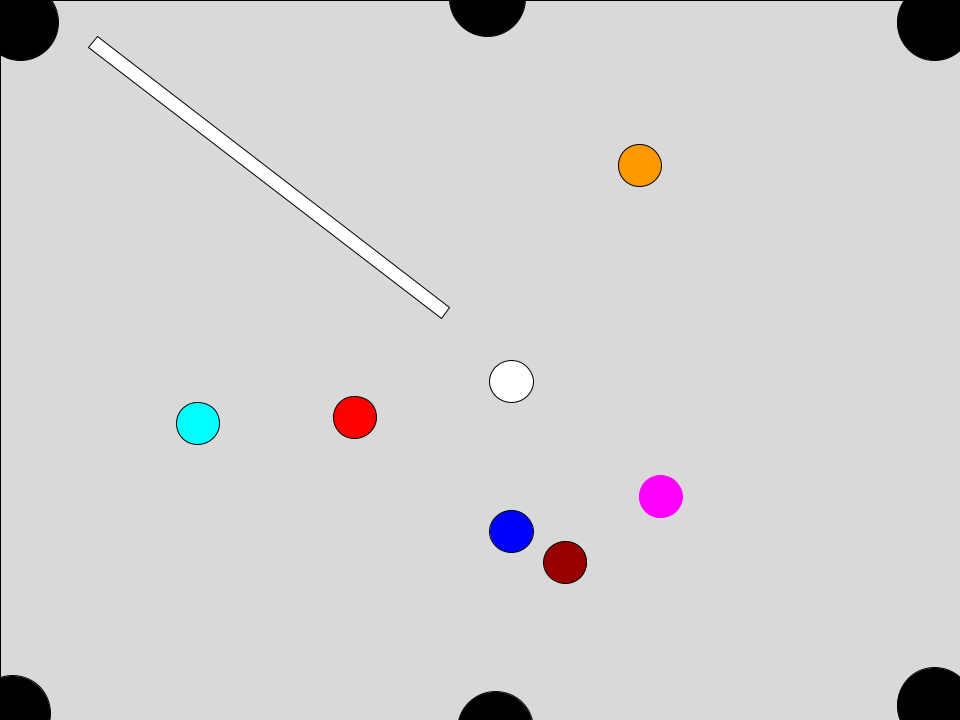
#> input picture sample6.png, 960 x 720 px, found by its file name
$ python mapper.py
#> lines starting #> are read from the running program, lines starting #| are printed output that depends on the picture; after the words box and inside, x2 and y2 are one past the last pixel; in counts of white or black regions, pixels touching at a corner belong together
import cv2
import numpy as np
import math


# [12 lines left out: function line_intersection, not called in this run]
image_path = '/Users/alexbenny/Downloads/poolproject/SAMPLE6.png'

# Load the image
image = cv2.imread(image_path)
#> image is the input picture: shape (720, 960, 3); mean B, G, R 210.6, 209.8, 210.9
clean_image = image.copy()

# Convert the image to grayscale
gray = cv2.cvtColor(image, cv2.COLOR_BGR2GRAY)

# Threshold the image to get a binary image
ret, thresh = cv2.threshold(gray, 230, 255, cv2.THRESH_BINARY)
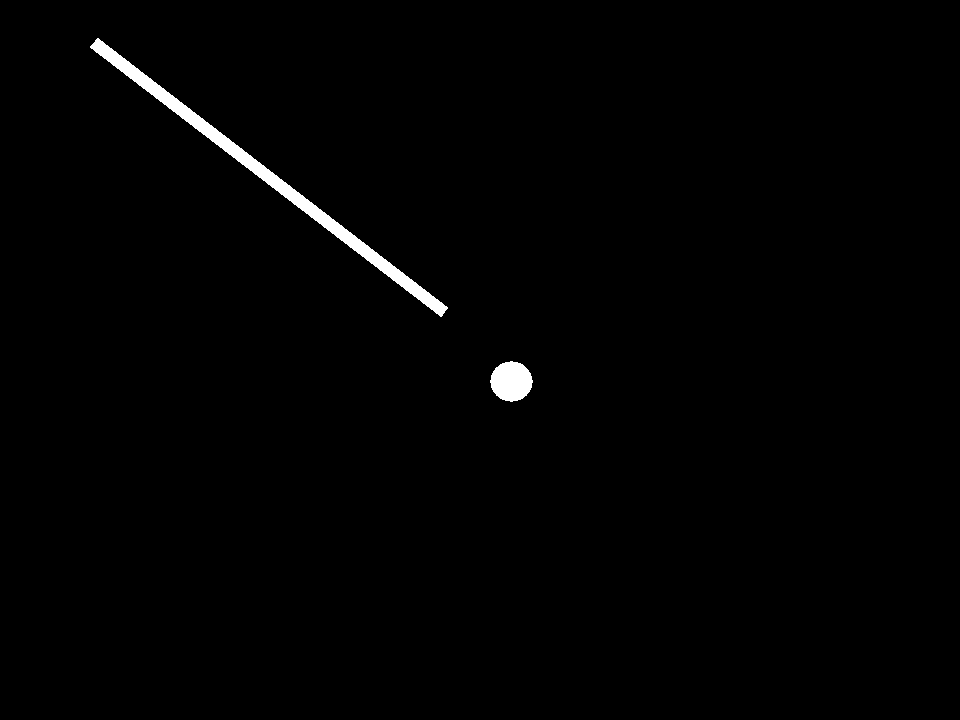
#> thresh: shape (720, 960); 0.97% white; 2 white regions

# Find contours
contours, hierarchy = cv2.findContours(thresh, cv2.RETR_EXTERNAL, cv2.CHAIN_APPROX_SIMPLE)
#> contours = 2 contours; box (x1, y1, x2, y2) and area: (90, 38, 448, 317) 5002, (490, 361, 533, 402) 1262

# Find the largest contour
largest_contour = max(contours, key=cv2.contourArea)
#> largest_contour = contour of 336 points, box (x1, y1, x2, y2) (90, 38, 448, 317), area 5002
cv2.drawContours(image, [largest_contour], -1, (0, 255, 0), 3)

# Find the second largest contour
contours = [cnt for cnt in contours if not np.array_equal(cnt, largest_contour)]
#> contours = 1 contour; box (x1, y1, x2, y2) and area: (490, 361, 533, 402) 1262
second_largest_contour = max(contours, key=cv2.contourArea)
#> second_largest_contour = contour of 66 points, box (x1, y1, x2, y2) (490, 361, 533, 402), area 1262
cv2.drawContours(image, [second_largest_contour], -1, (255, 0, 0), 3)
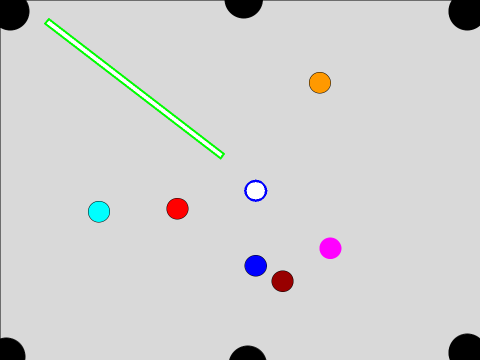
#> image: shape (720, 960, 3) (shown at 1/2 size); mean B, G, R 209.6, 210, 209.7

# Find the part of the second largest contour that is closest to the largest contour
closest_distance = float('inf')
closest_point = None
for point in second_largest_contour:
    distance = np.sqrt((largest_contour[0][0][0] - point[0][0]) ** 2 + (largest_contour[0][0][1] - point[0][1]) ** 2)
    if distance < closest_distance:
        closest_distance = distance
        closest_point = point[0]
#> this loop made 66 passes
#> (distance, closest_distance, closest_point) on passes 1 to 8: (524.3, 524.3, [510, 361]), (524.1, 524.1, [509, 362]), (521, 521, [505, 362]), (520.8, 520.8, [504, 363]), (519.3, 519.3, [502, 363]), (519.1, 519.1, [501, 364]), (518.3, 518.3, [500, 364]), (517.9, 517.9, [497, 367])
#> after the loop, closest_distance = 517

# Draw a dot at the closest point
cv2.circle(image, (closest_point[0], closest_point[1]), 5, (255, 0, 0), -1)
#> image: shape (720, 960, 3); 0.01% of pixels changed, all inside (x1, y1, x2, y2) = (490, 363, 501, 374)

# Draw a line from the center of the second largest contour to the closest point
M = cv2.moments(second_largest_contour)
#> M = moments, m00 1262.5, centre m10/m00, m01/m00 = (511, 381)
cX = int(M["m10"] / M["m00"])
#> cX = 510
cY = int(M["m01"] / M["m00"])
#> cY = 381
cv2.line(image, (cX, cY), (closest_point[0], closest_point[1]), (128, 0, 128), 2)
#> image: shape (720, 960, 3); mean B, G, R 209.6, 210, 209.7

color_to_detect = [255, 0, 255]

# Create a mask for the desired color
mask = np.all(image == color_to_detect, axis=-1)
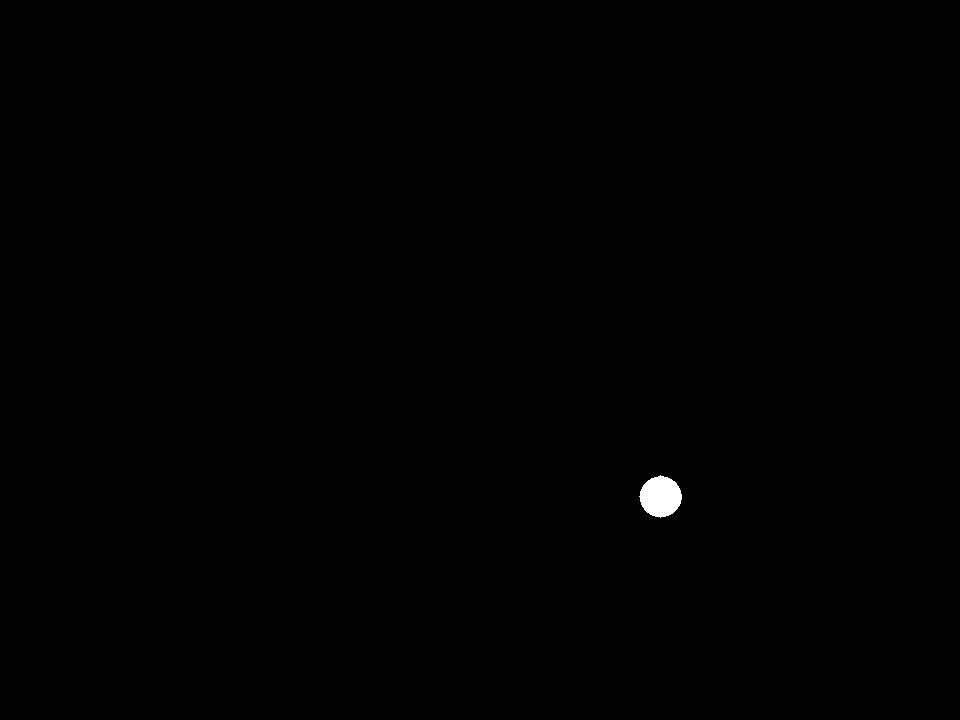
#> mask: shape (720, 960) bool; 0.2% white; 1 white region

# Find contours of the mask
contours, _ = cv2.findContours(mask.astype(np.uint8), cv2.RETR_EXTERNAL, cv2.CHAIN_APPROX_SIMPLE)
#> contours = 1 contour; box (x1, y1, x2, y2) and area: (639, 475, 682, 518) 1292

# Draw the contours This contour is called the resultContour
resultContour = contours[0]
#> resultContour = contour of 69 points, box (x1, y1, x2, y2) (639, 475, 682, 518), area 1292
cv2.drawContours(image, contours, -1, (0, 255, 0), 3)

# Find the minimum area rectangle that encloses the largest contour
rect = cv2.minAreaRect(largest_contour)
#> rect = ((268.7, 177), (12.38, 443), -52.43)
box = cv2.boxPoints(rect)
#> box = [[440.5, 317], [89.33, 46.87], [96.88, 37.06], [448, 307.2]]
box = np.int0(box)
#> box = [[440, 316], [89, 46], [96, 37], [448, 307]]


# Update the box points based on the closest point
new_box = np.array([box[0], box[1], closest_point, box[3]])
#> new_box = [[440, 316], [89, 46], [495, 368], [448, 307]]

# Draw the modified rectangle on the image
cv2.drawContours(image, [new_box], 0, (0, 0, 255), 2)
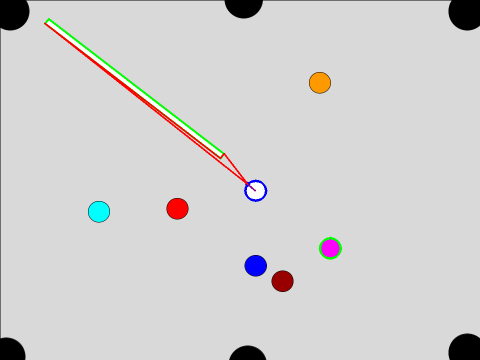
#> image: shape (720, 960, 3) (shown at 1/2 size); mean B, G, R 209, 209.1, 210.2

cv2.line(image, (closest_point[0], closest_point[1]), (cX, cY), (255, 255, 204), 2)
#> image: shape (720, 960, 3); 0.01% of pixels changed, all inside (x1, y1, x2, y2) = (494, 367, 512, 383)

# Get the image dimensions
image_height, image_width, _ = image.shape

resulting_contour_mask = np.zeros_like(gray)
cv2.drawContours(resulting_contour_mask, contours, -1, 255, thickness=cv2.FILLED)
#> resulting_contour_mask: shape (720, 960); 0.2% white; 1 white region, box (x1, y1, x2, y2) and area: (639, 475, 682, 518) 1350

# Draw a line that extends from the center to the bounds
if cX != closest_point[0]:
    m = (cY - closest_point[1]) / (cX - closest_point[0])  # Calculate slope
#> m = 0.867
    if cX > closest_point[0]:
        for i in range(cX, image_width - 1):
            current_x = i
            current_y = int(cY + m * (current_x - cX))
            if resulting_contour_mask[current_y, current_x] == 255:
                break
            cv2.line(image, (current_x, current_y), (cX, cY), (69, 129, 142), 2)
#> this loop made 131 passes
#> current_y on passes 1 to 8: 381, 381, 382, 383, 384, 385, 386, 387
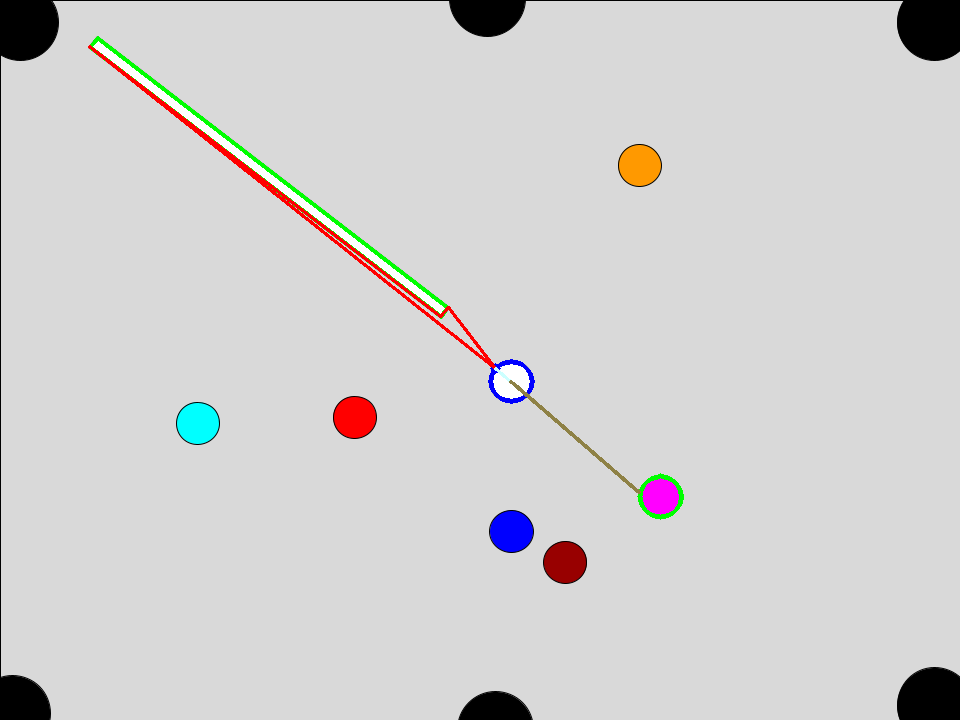
#> image: shape (720, 960, 3); mean B, G, R 208.8, 209.1, 210.1
    else:
        for i in range(cX, 0, -1):
            current_x = i
            current_y = int(cY - m * (cX - current_x))
            if resulting_contour_mask[current_y, current_x] == 255:
                break
            cv2.line(image, (current_x, current_y), (cX, cY), (69, 129, 142), 2)
else:
    if cY > closest_point[1]:
        for i in range(cY, image_height - 1):
            current_y = i
            if resulting_contour_mask[current_y, cX] == 255:
                break
            cv2.line(image, (cX, current_y), (cX, cY), (69, 129, 142), 2)

area = cv2.contourArea(second_largest_contour)
#> area = 1262.5
radius = math.sqrt(area / math.pi)
#> radius = 20.05

# Calculate the coordinates for the trailing dot
end_x, end_y = current_x, current_y  # Replace with the actual end coordinates of the line
#> end_x = 640; end_y = 493

if end_x != cX:
    m_inverse = (end_y - cY) / (end_x - cX)  # Calculate inverse slope
#> m_inverse = 0.862
    if end_x > cX:
        back_x = end_x - int(radius / math.sqrt(1 + m_inverse**2))
#> back_x = 625
    else:
        back_x = end_x + int(radius / math.sqrt(1 + m_inverse**2))
    back_y = int(cY + m_inverse * (back_x - cX))
#> back_y = 480
else:
    if end_y > cY:
        back_y = end_y - radius
    else:
        back_y = end_y + radius
    back_x = cX

cv2.circle(image, (back_x, back_y), 5, (255, 0, 0), -1)
#> image: shape (720, 960, 3); 0.01% of pixels changed, all inside (x1, y1, x2, y2) = (620, 475, 631, 486)

area = cv2.contourArea(second_largest_contour)
radius = math.sqrt(area / math.pi)

# Calculate the coordinates for the trailing dot
end_x, end_y = current_x, current_y  # Replace with the actual end coordinates of the line

if end_x != cX:
    m_inverse = (end_y - cY) / (end_x - cX)  # Calculate inverse slope
    if end_x > cX:
        back_x = end_x - int(radius / math.sqrt(1 + m_inverse**2))
    else:
        back_x = end_x + int(radius / math.sqrt(1 + m_inverse**2))
    back_y = int(cY + m_inverse * (back_x - cX))
else:
    if end_y > cY:
        back_y = end_y - radius
    else:
        back_y = end_y + radius
    back_x = cX

cv2.circle(image, (back_x, back_y), 5, (255, 0, 255), -1)
#> image: shape (720, 960, 3); mean B, G, R 208.8, 209, 210.1

# Calculate the slope of the line passing through the trailing dot and the center of the resultContour
result_contour_center = cv2.moments(resultContour)
#> result_contour_center = moments, m00 1291.5, centre m10/m00, m01/m00 = (660.2, 496.3)
result_cX = int(result_contour_center["m10"] / result_contour_center["m00"])
#> result_cX = 660
result_cY = int(result_contour_center["m01"] / result_contour_center["m00"])
#> result_cY = 496

if result_cX != back_x:
    m_result = (result_cY - back_y) / (result_cX - back_x)  # Calculate slope
#> m_result = 0.457
    if result_cX > back_x:
        extended_line_end_x = image_width - 1
        extended_line_end_y = int(back_y + m_result * (extended_line_end_x - back_x))
#> extended_line_end_y = 632
    else:
        extended_line_end_x = 0
        extended_line_end_y = int(back_y - m_result * (back_x - extended_line_end_x))
else:
    extended_line_end_x = back_x
    if result_cY > back_y:
        extended_line_end_y = image_height - 1
    else:
        extended_line_end_y = 0

#image = clean_image
cv2.line(image, (extended_line_end_x, extended_line_end_y), (back_x, back_y), (0, 255, 255), 2)
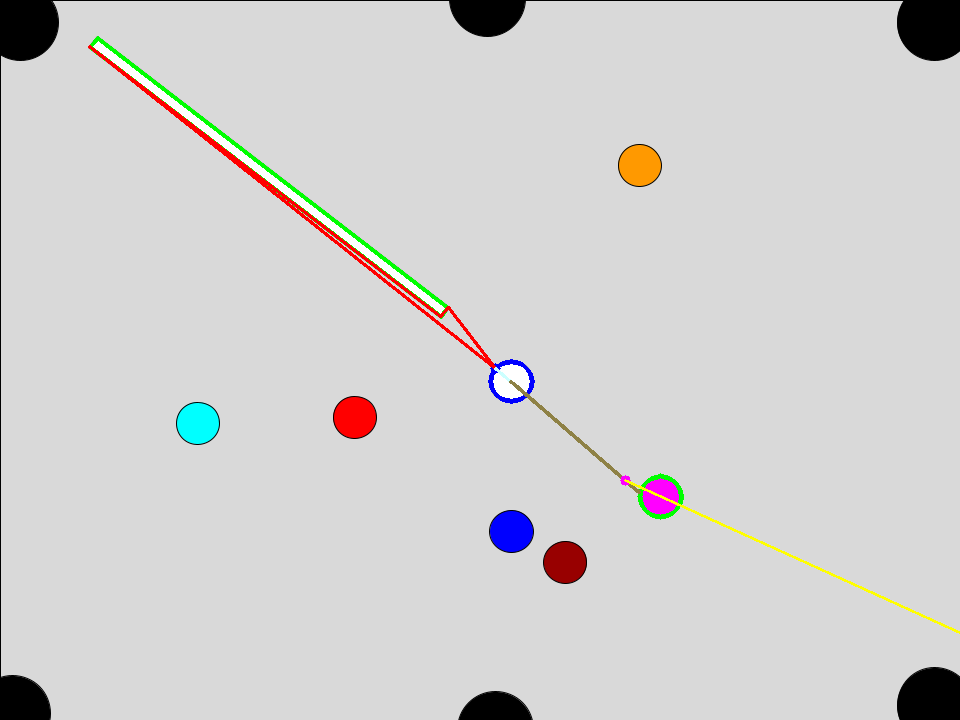
#> image: shape (720, 960, 3); mean B, G, R 208.5, 209.1, 210.2


# Display the image with the largest contour, the rectangle, and the extended line
cv2.imshow('Image with Contour, Rectangle, and Extended Line', image)
cv2.waitKey(0)
cv2.destroyAllWindows()

$ run again, with sample2.png copied over sample6.png
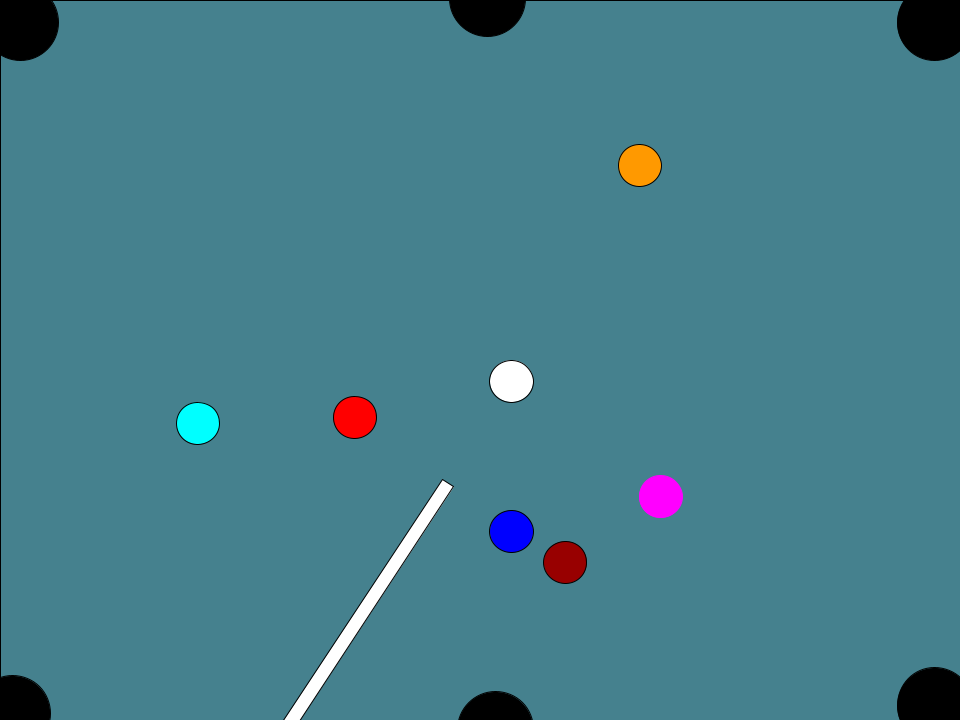
#> input picture sample2.png, 960 x 720 px, found by its file name
#> image is the input picture: shape (720, 960, 3); mean B, G, R 138.9, 125.8, 69.5
#> `ret, thresh = cv2.threshold(gray, 230, 255, cv2.THRESH_BINARY)`:
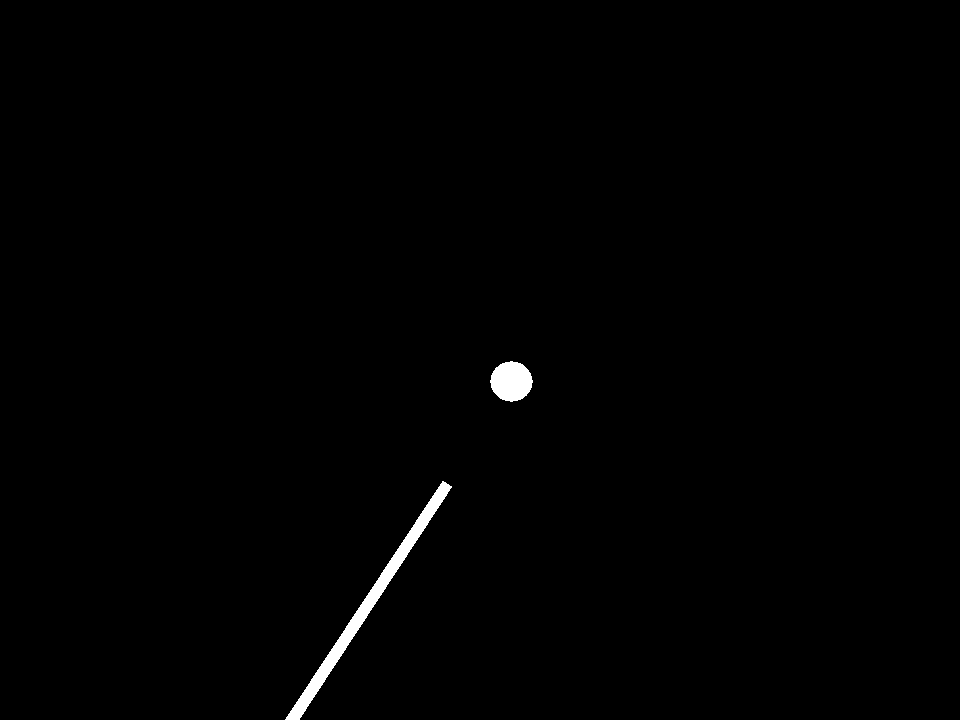
#> thresh: shape (720, 960); 0.67% white; 2 white regions
#> `contours, hierarchy = cv2.findContours(thresh, cv2.RETR_EXTERNAL, cv2...`: contours = 2 contours; box (x1, y1, x2, y2) and area: (285, 481, 452, 720) 3061, (490, 361, 533, 402) 1262
#> largest_contour = contour of 331 points, box (x1, y1, x2, y2) (285, 481, 452, 720), area 3061
#> `contours = [cnt for cnt in contours if not np.array_equal(cnt, largest..`: contours = 1 contour; box (x1, y1, x2, y2) and area: (490, 361, 533, 402) 1262
#> second_largest_contour = contour of 63 points, box (x1, y1, x2, y2) (490, 361, 533, 402), area 1262
#> the loop `for point in second_largest_contour:` made 63 passes
#> (distance, closest_distance, closest_point) on passes 1 to 8: (137.9, 137.9, [510, 361]), (136.6, 136.6, [509, 362]), (134.6, 134.6, [505, 362]), (133.3, 133.3, [504, 363]), (132.4, 132.4, [502, 363]), (131, 131, [501, 364]), (130.6, 130.6, [500, 364]), (126.6, 126.6, [497, 367])
#> after the loop `for point in second_largest_contour:`: closest_distance = 101.3
#> M = moments, m00 1262, centre m10/m00, m01/m00 = (511, 381)
#> cX = 510
#> cY = 381
#> mask: shape (720, 960) bool; 0.2% white; 1 white region
#> `contours, _ = cv2.findContours(mask.astype(np.uint8), cv2.RETR_EXTERNA..`: contours = 1 contour; box (x1, y1, x2, y2) and area: (639, 475, 682, 518) 1292
#> resultContour = contour of 69 points, box (x1, y1, x2, y2) (639, 475, 682, 518), area 1292
#> rect = ((368.4, 602.7), (285.9, 12.03), -56.66)
#> `box = cv2.boxPoints(rect)`: box = [[294.8, 725.5], [284.8, 718.9], [441.9, 480], [452, 486.6]]
#> `box = np.int0(box)`: box = [[294, 725], [284, 718], [441, 479], [451, 486]]
#> new_box = [[294, 725], [284, 718], [500, 398], [451, 486]]
#> resulting_contour_mask: shape (720, 960); 0.2% white; 1 white region, box (x1, y1, x2, y2) and area: (639, 475, 682, 518) 1350
#> m = -1.7
#> the loop `for i in range(cX, image_width - 1):` made 449 passes
#> current_y on passes 1 to 3: 381, 379, 377
#> area = 1262
#> radius = 20.04
#> end_x = 958; end_y = -380
#> m_inverse = -1.7
#> back_x = 948
#> back_y = -363
#> result_contour_center = moments, m00 1291.5, centre m10/m00, m01/m00 = (660.2, 496.3)
#> result_cX = 660
#> result_cY = 496
#> m_result = -2.98
#> extended_line_end_y = 2464
#> `cv2.line(image, (extended_line_end_x, extended_line_end_y), (back_x, b..`:
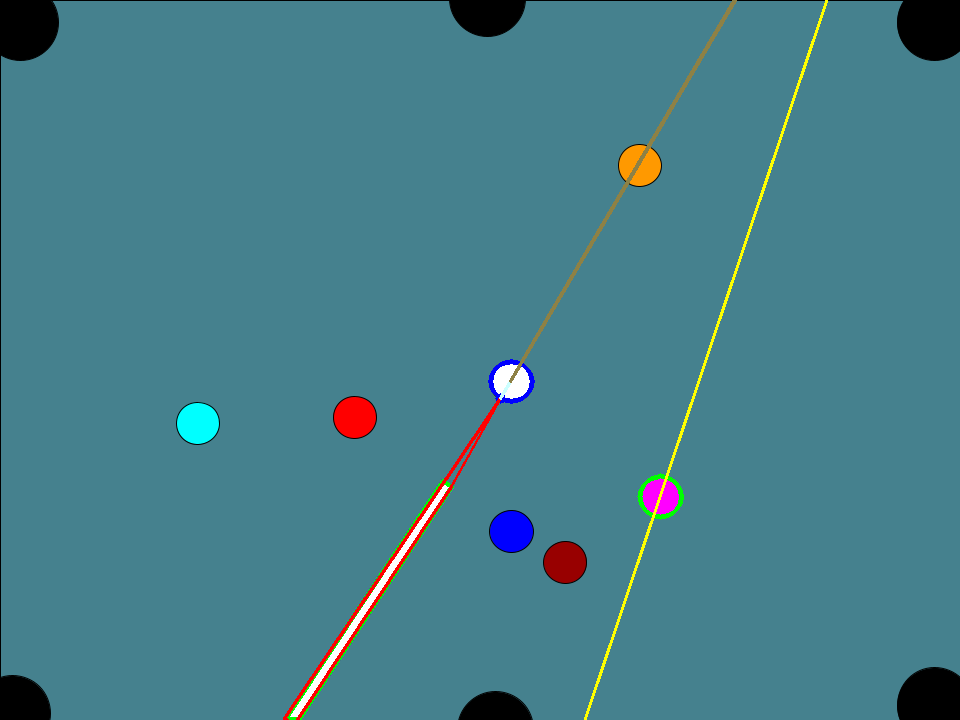
#> image: shape (720, 960, 3); mean B, G, R 137.4, 125.7, 70.1
